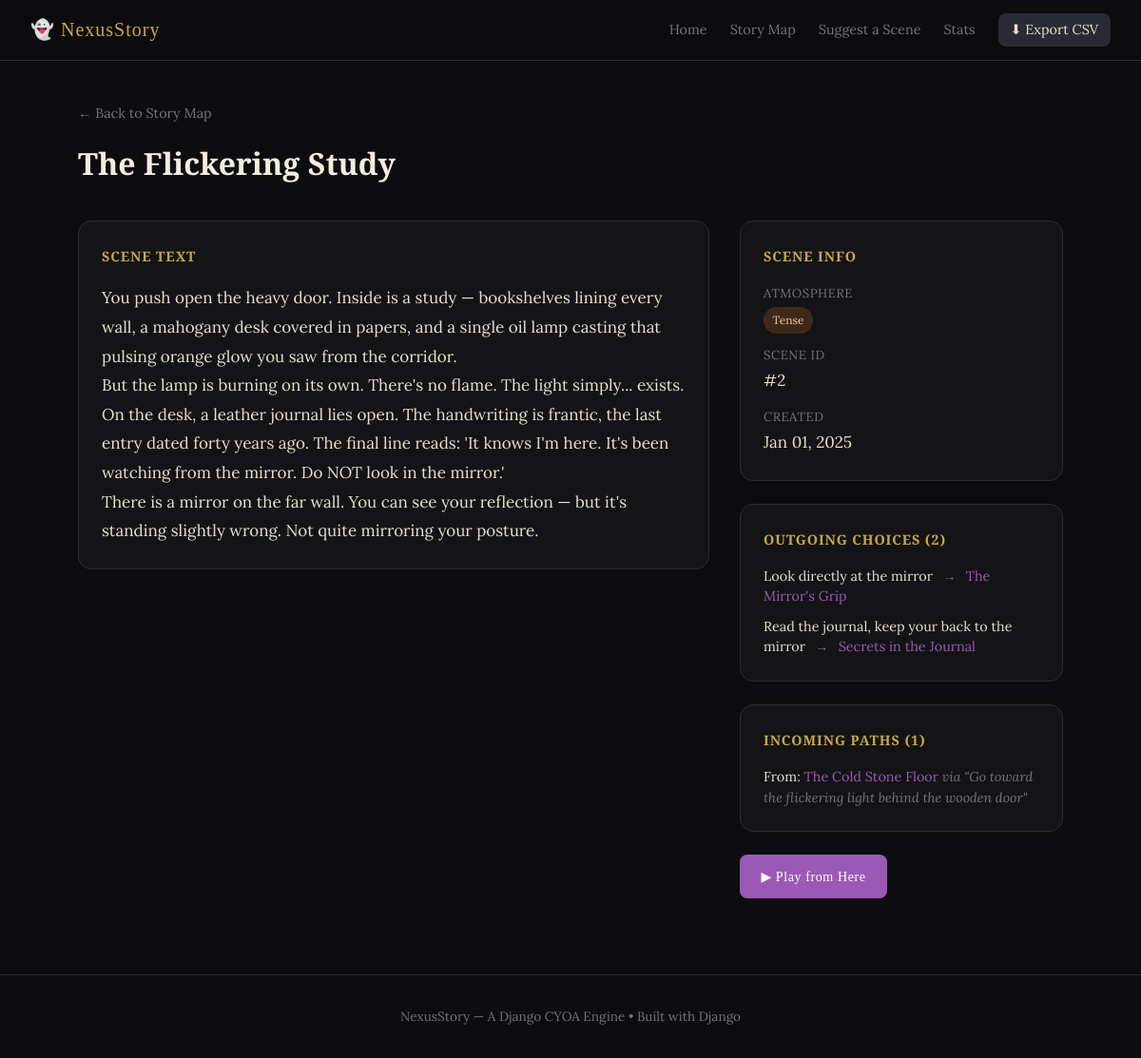
The page /map/2/ on the database its author committed.
### adventure/models.py (models this page shows, shortened)
class Scene(models.Model):
    title = models.CharField(max_length=200)
    body = models.TextField(help_text="The narrative text shown to the player for this scene.")
    image_url = models.URLField(
        blank=True,
        null=True,
        help_text="Optional URL to an image representing this scene."
    )
    atmosphere = models.CharField(
        max_length=50,
        choices=[
            ('normal', 'Normal'),
            ('tense', 'Tense'),
            ('terrifying', 'Terrifying'),
            ('calm', 'Calm'),
            ('mysterious', 'Mysterious'),
        ],
        default='normal',
        help_text="Controls the visual mood/styling of the scene."
    )
    is_start = models.BooleanField(
        default=False,
        help_text="Mark exactly ONE scene as the starting point of the story."
    )
    is_ending = models.BooleanField(
        default=False,
        help_text="Ending scenes have no choices — the story concludes here."
    )
    ending_type = models.CharField(
        max_length=20,
        choices=[
            ('none', 'Not an ending'),
            ('good', 'Good Ending'),
            ('bad', 'Bad Ending'),
            ('neutral', 'Neutral Ending'),
        ],
        default='none',
        blank=True,
    )
    created_at = models.DateTimeField(auto_now_add=True)
    class Meta:
        ordering = ['id']

class Choice(models.Model):
    scene = models.ForeignKey(
        Scene,
        on_delete=models.CASCADE,
        related_name='choices',
        help_text="The scene this choice appears on."
    )
    text = models.CharField(
        max_length=300,
        help_text="The button label the player clicks (e.g. 'Go upstairs')."
    )
    next_scene = models.ForeignKey(
        Scene,
        on_delete=models.SET_NULL,
        null=True,
        related_name='incoming_choices',
        help_text="Where this choice leads."
    )
    order = models.PositiveIntegerField(
        default=0,
        help_text="Controls the display order of choices on a scene."
    )
    class Meta:
        ordering = ['order', 'id']

### adventure/views.py (the view)
# urls.py: path('map/<int:pk>/', views.SceneDetailView.as_view(), name='scene_detail'),
class SceneDetailView(DetailView):
    model = Scene
    template_name = 'adventure/scene_detail.html'
    context_object_name = 'scene'
    def get_context_data(self, **kwargs):
        context = super().get_context_data(**kwargs)
        context['choices'] = self.object.choices.select_related('next_scene').all()
        context['incoming'] = self.object.incoming_choices.select_related('scene').all()
        return context

### adventure/templates/adventure/scene_detail.html (shortened to what this page needs)
{% extends 'adventure/base.html' %}
{% block content %}
<div class="page-wrapper">
    <div class="page-header">
        <a href="{% url 'scene_list' %}" class="back-link">← Back to Story Map</a>
        <h1>{{ scene.title }}</h1>
    </div>
    <div class="detail-grid">
        <div class="detail-main">
            <div class="detail-card">
                <h3>Scene Text</h3>
                <div class="detail-body">{{ scene.body|linebreaks }}</div>
            </div>
        </div>
        <div class="detail-sidebar">
            <div class="detail-card">
                <h3>Scene Info</h3>
                <dl class="detail-list">
                    <dt>Atmosphere</dt>
                    <dd><span class="atmosphere-pill pill-{{ scene.atmosphere }}">{{ scene.atmosphere }}</span></dd>
                    <dt>Scene ID</dt>
                    <dd>#{{ scene.id }}</dd>
                    <dt>Created</dt>
                    <dd>{{ scene.created_at|date:"M d, Y" }}</dd>
                </dl>
            </div>
            <div class="detail-card">
                <h3>Outgoing Choices ({{ choices.count }})</h3>
                {% if choices %}
                <ul class="connection-list">
                    {% for choice in choices %}
                    <li>
                        <span class="connection-text">{{ choice.text }}</span>
                        <span class="connection-arrow">→</span>
                        {% if choice.next_scene %}
                        <a href="{% url 'scene_detail' choice.next_scene.pk %}">{{ choice.next_scene.title }}</a>
                        {% else %}
                        <em>Dead end</em>
                        {% endif %}
                    </li>
                    {% endfor %}
                </ul>
                {% else %}
                <p class="muted">No choices — {% if scene.is_ending %}this is an ending.{% else %}not yet connected.{% endif %}</p>
                {% endif %}
            </div>
            <div class="detail-card">
                <h3>Incoming Paths ({{ incoming.count }})</h3>
                {% if incoming %}
                <ul class="connection-list">
                    {% for choice in incoming %}
                    <li>
                        From: <a href="{% url 'scene_detail' choice.scene.pk %}">{{ choice.scene.title }}</a>
                        <span class="muted"> via "{{ choice.text }}"</span>
                    </li>
                    {% endfor %}
                </ul>
                {% else %}
                <p class="muted">{% if scene.is_start %}This is the starting scene.{% else %}No scenes lead here yet.{% endif %}</p>
                {% endif %}
            </div>
            <div class="detail-card-actions">
                <a href="{% url 'scene' scene.id %}" class="btn btn-primary">▶ Play from Here</a>
            </div>
        </div>
    </div>
</div>
{% endblock %}

### adventure/static/adventure/css/style.css (style rules this page uses)
:root { --bg-dark: #0d0d0f; --bg-card: #141417; --bg-card-hover: #1a1a1f; --border: #2a2a35; --border-glow: #4a3060; --text-primary: #e8e0d0; --text-muted: #7a7080; --text-heading: #f5ede0; --accent-purple: #9b59b6; --accent-gold: #c9a84c; --accent-red: #c0392b; --accent-green: #27ae60; --accent-teal: #1abc9c; --navbar-h: 64px; --radius: 8px; --radius-lg: 14px; --shadow: 0 4px 24px rgba(0,0,0,0.6); --shadow-glow: 0 0 30px rgba(155,89,182,0.15); --font-heading: 'Cinzel', serif; --font-body: 'Lora', serif; }
*, *::before, *::after { box-sizing: border-box; margin: 0; padding: 0; }
html { scroll-behavior: smooth; }
body { background: var(--bg-dark); color: var(--text-primary); font-family: var(--font-body); font-size: 17px; line-height: 1.75; min-height: 100vh; display: flex; flex-direction: column; }
a { color: var(--accent-purple); text-decoration: none; }
.btn { display: inline-block; padding: 0.65rem 1.4rem; border-radius: var(--radius); font-family: var(--font-heading); font-size: 0.88rem; letter-spacing: 0.04em; cursor: pointer; border: none; transition: all 0.2s; text-decoration: none; }
.btn-primary { background: var(--accent-purple); color: #fff; }
.page-wrapper { max-width: 1100px; margin: 0 auto; padding: 2.5rem 2rem 5rem; }
.page-header { margin-bottom: 2rem; }
.page-header h1 { font-family: var(--font-heading); font-size: 2rem; color: var(--text-heading); margin-bottom: 0.5rem; }
.back-link { font-size: 0.9rem; color: var(--text-muted); display: inline-block; margin-bottom: 0.75rem; }
.atmosphere-pill { display: inline-block; font-size: 0.75rem; padding: 0.2rem 0.6rem; border-radius: 999px; text-transform: capitalize; }
.pill-tense { background: rgba(230,126,34,0.2); color: #f5cba7; }
.detail-grid { display: grid; grid-template-columns: 1fr 340px; gap: 2rem; align-items: start; }
.detail-main, .detail-sidebar { display: flex; flex-direction: column; gap: 1.5rem; }
.detail-card { background: var(--bg-card); border: 1px solid var(--border); border-radius: var(--radius-lg); padding: 1.5rem; }
.detail-card h3 { font-family: var(--font-heading); color: var(--accent-gold); margin-bottom: 1rem; font-size: 0.9rem; text-transform: uppercase; letter-spacing: 0.06em; }
.detail-body { line-height: 1.8; }
.detail-card-actions { display: flex; gap: 1rem; }
.detail-list dt { color: var(--text-muted); font-size: 0.82rem; text-transform: uppercase; letter-spacing: 0.04em; margin-top: 0.75rem; }
.detail-list dd { margin-left: 0; }
.connection-list { list-style: none; display: flex; flex-direction: column; gap: 0.6rem; }
.connection-list li { font-size: 0.9rem; line-height: 1.5; }
.connection-text { color: var(--text-primary); }
.connection-arrow { color: var(--text-muted); margin: 0 0.4rem; }
.muted { color: var(--text-muted); font-size: 0.88rem; font-style: italic; }

### rows shown on the page
Scene: title "The Flickering Study", body "You push open the heavy door. Inside is a study — bookshelves lining every wall, a mahogany desk covered in papers, and a single oil lamp casting that pulsing orange glow you saw from the corridor. But the lamp is burning on its own. There's no flame. The light simply... exists. On the desk, a leather journal lies open. The handwriting is frantic, the last entry dated forty years ago. The final line reads: 'It knows I'm here. It's been watching from the mirror. Do NOT look in the mirror.' There is a mirror on the far wall. You can see your reflection — but it's standing slightly wrong. Not quite mirroring your posture.", atmosphere "Tense", id "2", created_at "Jan 01, 2025"
Choice: text "Look directly at the mirror", next_scene "The Mirror's Grip"
Choice: text "Read the journal, keep your back to the mirror", next_scene "Secrets in the Journal"
Choice: scene "The Cold Stone Floor", text "Go toward the flickering light behind the wooden door"

### other values the page prints
{{ choices.count }} "2"
{{ incoming.count }} "1"
